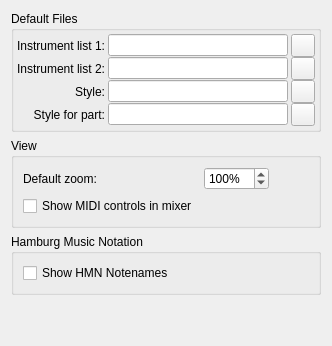
     <widget class="QWidget" name="tabScore">
      <property name="accessibleName">
       <string>Score tab</string>
      </property>
      <attribute name="title">
       <string>Score</string>
      </attribute>
      <layout class="QGridLayout" name="gridLayout61">
	   <item row="2" column="0">
	    <widget class="QGroupBox" name="groupBox_40">
         <property name="title">
          <string>Hamburg Music Notation</string>
         </property>
         <layout class="QGridLayout" name="gridLayout_16">
		  <item row="0" column="0">
           <widget class="QCheckBox" name="showHmnNotenames">
            <property name="text">
             <string>Show HMN Notenames</string>
            </property>
           </widget>
          </item>
         </layout>
        </widget>
	   </item>
       <item row="1" column="0">
        <widget class="QGroupBox" name="groupBox_19">
         <property name="title">
          <string>View</string>
         </property>
         <layout class="QGridLayout" name="gridLayout_7">
          <item row="0" column="1">
           <widget class="QDoubleSpinBox" name="scale">
            <property name="toolTip">
             <string>Default scale for new score views</string>
            </property>
            <property name="accessibleName">
             <string>Default zoom</string>
            </property>
            <property name="accessibleDescription">
             <string>Default scale for new score views</string>
            </property>
            <property name="suffix">
             <string notr="true">%</string>
            </property>
            <property name="decimals">
             <number>0</number>
            </property>
            <property name="minimum">
             <double>5.000000000000000</double>
            </property>
            <property name="maximum">
             <double>1600.000000000000000</double>
            </property>
            <property name="singleStep">
             <double>20.000000000000000</double>
            </property>
            <property name="value">
             <double>100.000000000000000</double>
            </property>
           </widget>
          </item>
          <item row="0" column="0">
           <widget class="QLabel" name="label_48">
            <property name="text">
             <string>Default zoom:</string>
            </property>
           </widget>
          </item>
          <item row="0" column="2">
           <spacer name="horizontalSpacer_17">
            <property name="orientation">
             <enum>Qt::Horizontal</enum>
            </property>
            <property name="sizeHint" stdset="0">
             <size>
              <width>40</width>
              <height>20</height>
             </size>
            </property>
           </spacer>
          </item>
          <item row="1" column="0">
           <widget class="QCheckBox" name="showMidiControls">
            <property name="text">
             <string>Show MIDI controls in mixer</string>
            </property>
           </widget>
          </item>
         </layout>
        </widget>
       </item>
       <item row="0" column="0">
        <widget class="QGroupBox" name="groupBox_39">
         <property name="title">
          <string>Default Files</string>
         </property>
         <layout class="QGridLayout" name="_23">
          <property name="leftMargin">
           <number>3</number>
          </property>
          <property name="topMargin">
           <number>3</number>
          </property>
          <property name="rightMargin">
           <number>3</number>
          </property>
          <property name="bottomMargin">
           <number>3</number>
          </property>
          <property name="horizontalSpacing">
           <number>3</number>
          </property>
          <property name="verticalSpacing">
           <number>0</number>
          </property>
          <item row="1" column="0">
           <widget class="QLabel" name="label_90">
            <property name="text">
             <string>Instrument list 2:</string>
            </property>
            <property name="alignment">
             <set>Qt::AlignRight|Qt::AlignTrailing|Qt::AlignVCenter</set>
            </property>
           </widget>
          </item>
          <item row="0" column="2">
           <widget class="QToolButton" name="instrumentList1Button">
            <property name="focusPolicy">
             <enum>Qt::StrongFocus</enum>
            </property>
            <property name="accessibleName">
             <string>Choose Instrument list 1</string>
            </property>
            <property name="accessibleDescription">
             <string>Opens a file dialog for selecting an instrument list file</string>
            </property>
            <property name="text">
             <string/>
            </property>
            <property name="icon">
             <iconset resource="musescore.qrc">
              <normaloff>:/data/icons/document-open.svg</normaloff>:/data/icons/document-open.svg</iconset>
            </property>
           </widget>
          </item>
          <item row="0" column="0">
           <widget class="QLabel" name="label_85">
            <property name="text">
             <string>Instrument list 1:</string>
            </property>
            <property name="alignment">
             <set>Qt::AlignRight|Qt::AlignTrailing|Qt::AlignVCenter</set>
            </property>
           </widget>
          </item>
          <item row="0" column="1">
           <widget class="QLineEdit" name="instrumentList1">
            <property name="accessibleName">
             <string>Instrument list 1</string>
            </property>
            <property name="accessibleDescription">
             <string>Insert path to a instrument list file</string>
            </property>
           </widget>
          </item>
          <item row="2" column="0">
           <widget class="QLabel" name="label_87">
            <property name="text">
             <string>Style:</string>
            </property>
            <property name="alignment">
             <set>Qt::AlignRight|Qt::AlignTrailing|Qt::AlignVCenter</set>
            </property>
           </widget>
          </item>
          <item row="2" column="1">
           <widget class="QLineEdit" name="defaultStyle">
            <property name="accessibleName">
             <string>Style</string>
            </property>
            <property name="accessibleDescription">
             <string>Insert path to style file</string>
            </property>
           </widget>
          </item>
          <item row="2" column="2">
           <widget class="QToolButton" name="defaultStyleButton">
            <property name="focusPolicy">
             <enum>Qt::StrongFocus</enum>
            </property>
            <property name="accessibleName">
             <string>Choose style</string>
            </property>
            <property name="accessibleDescription">
             <string>Opens a file dialog for selecting a style file</string>
            </property>
            <property name="text">
             <string notr="true"/>
            </property>
            <property name="icon">
             <iconset resource="musescore.qrc">
              <normaloff>:/data/icons/document-open.svg</normaloff>:/data/icons/document-open.svg</iconset>
            </property>
           </widget>
          </item>
          <item row="3" column="0">
           <widget class="QLabel" name="label_28">
            <property name="text">
             <string>Style for part:</string>
            </property>
            <property name="alignment">
             <set>Qt::AlignRight|Qt::AlignTrailing|Qt::AlignVCenter</set>
            </property>
           </widget>
          </item>
          <item row="3" column="1">
           <widget class="QLineEdit" name="partStyle">
            <property name="accessibleName">
             <string>Style for part</string>
            </property>
            <property name="accessibleDescription">
             <string>Insert path to style file for part</string>
            </property>
           </widget>
          </item>
          <item row="3" column="2">
           <widget class="QToolButton" name="partStyleButton">
            <property name="focusPolicy">
             <enum>Qt::StrongFocus</enum>
            </property>
            <property name="accessibleName">
             <string>Choose style for part</string>
            </property>
            <property name="accessibleDescription">
             <string>Opens a file dialog for selecting a style file for part</string>
            </property>
            <property name="text">
             <string notr="true"/>
            </property>
            <property name="icon">
             <iconset resource="musescore.qrc">
              <normaloff>:/data/icons/document-open.svg</normaloff>:/data/icons/document-open.svg</iconset>
            </property>
           </widget>
          </item>
          <item row="1" column="1">
           <widget class="QLineEdit" name="instrumentList2">
            <property name="accessibleName">
             <string>Instrument list 2</string>
            </property>
            <property name="accessibleDescription">
             <string>Insert path to a instrument list file</string>
            </property>
           </widget>
          </item>
          <item row="1" column="2">
           <widget class="QToolButton" name="instrumentList2Button">
            <property name="focusPolicy">
             <enum>Qt::StrongFocus</enum>
            </property>
            <property name="accessibleName">
             <string>Choose Instrument list 2</string>
            </property>
            <property name="accessibleDescription">
             <string>Opens a file dialog for selecting an instrument list file</string>
            </property>
            <property name="text">
             <string notr="true"/>
            </property>
            <property name="icon">
             <iconset resource="musescore.qrc">
              <normaloff>:/data/icons/document-open.svg</normaloff>:/data/icons/document-open.svg</iconset>
            </property>
           </widget>
          </item>
         </layout>
        </widget>
       </item>
       <item row="3" column="0">
        <spacer name="verticalSpacer_7">
         <property name="orientation">
          <enum>Qt::Vertical</enum>
         </property>
         <property name="sizeHint" stdset="0">
          <size>
           <width>20</width>
           <height>40</height>
          </size>
         </property>
        </spacer>
       </item>
      </layout>
     </widget>
